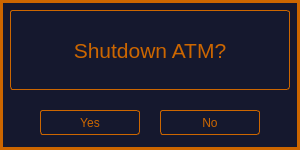
<?xml version="1.0" encoding="UTF-8"?>
<ui version="4.0">
 <class>ExitWidget</class>
 <widget class="QWidget" name="ExitWidget">
  <property name="geometry">
   <rect>
    <x>0</x>
    <y>0</y>
    <width>300</width>
    <height>150</height>
   </rect>
  </property>
  <property name="windowTitle">
   <string>Form</string>
  </property>
  <property name="styleSheet">
   <string notr="true">QWidget{
background: rgb(21, 24, 46);
border: 3px solid #CC6600;
}</string>
  </property>
  <widget class="QPushButton" name="button_yes">
   <property name="geometry">
    <rect>
     <x>40</x>
     <y>110</y>
     <width>100</width>
     <height>25</height>
    </rect>
   </property>
   <property name="styleSheet">
    <string notr="true">QPushButton {
background: rgb(21, 24, 46);
color: #CC6600;
border: 1px solid #CC6600;
border-radius: 3px;
}
QPushButton:hover {
border: 1px solid rgb(32, 74, 135);;
}
QPushButton:pressed{
background:rgb(32, 74, 135);
}
</string>
   </property>
   <property name="text">
    <string>Yes</string>
   </property>
  </widget>
  <widget class="QPushButton" name="button_no">
   <property name="geometry">
    <rect>
     <x>160</x>
     <y>110</y>
     <width>100</width>
     <height>25</height>
    </rect>
   </property>
   <property name="styleSheet">
    <string notr="true">QPushButton {
background: rgb(21, 24, 46);
color: #CC6600;
border: 1px solid #CC6600;
border-radius: 3px;
}
QPushButton:hover {
border: 1px solid rgb(32, 74, 135);;
}
QPushButton:pressed{
background:rgb(32, 74, 135);
}
</string>
   </property>
   <property name="text">
    <string>No</string>
   </property>
  </widget>
  <widget class="QLabel" name="message_screen">
   <property name="geometry">
    <rect>
     <x>10</x>
     <y>10</y>
     <width>280</width>
     <height>80</height>
    </rect>
   </property>
   <property name="font">
    <font>
     <pointsize>16</pointsize>
    </font>
   </property>
   <property name="styleSheet">
    <string notr="true">QLabel {
background: rgb(21, 24, 46);
color: #CC6600;
border: 1px solid #CC6600;
border-radius: 3px;
}

</string>
   </property>
   <property name="text">
    <string>Shutdown ATM?</string>
   </property>
   <property name="alignment">
    <set>Qt::AlignCenter</set>
   </property>
  </widget>
 </widget>
 <resources/>
 <connections/>
</ui>
